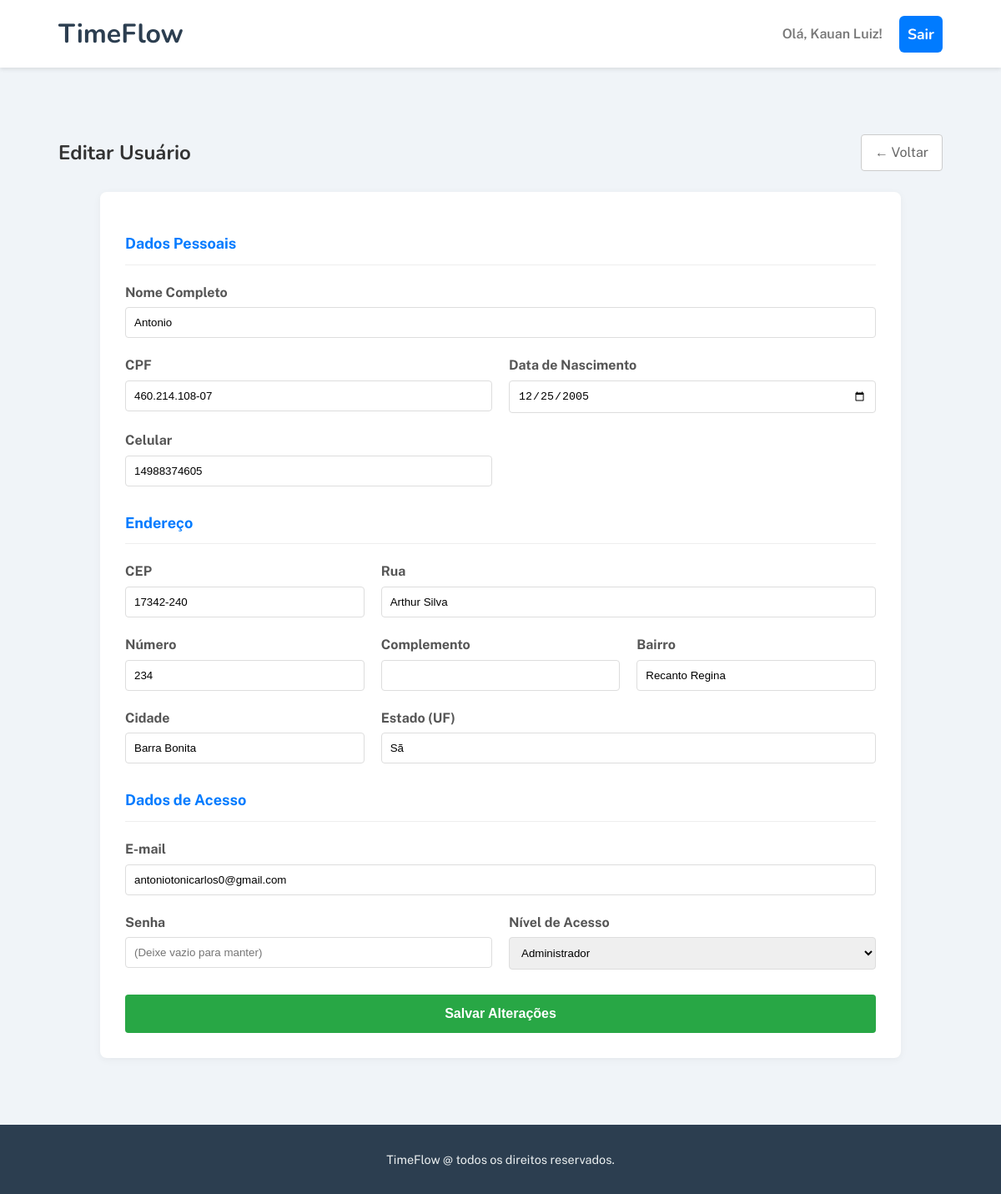
The app's page /public/usuarios/editar?id=3 (signed in) with its own data.
### tables this page shows
CREATE TABLE `usuarios` (
  `id_usuario` bigint(20) UNSIGNED NOT NULL,
  `nome` varchar(255) NOT NULL,
  `cpf` varchar(14) DEFAULT NULL,
  `data_nascimento` date DEFAULT NULL,
  `celular` varchar(20) DEFAULT NULL,
  `rua` varchar(255) DEFAULT NULL,
  `numero` varchar(10) DEFAULT NULL,
  `complemento` varchar(50) DEFAULT NULL,
  `bairro` varchar(255) DEFAULT NULL,
  `cidade` varchar(255) DEFAULT NULL,
  `cep` varchar(10) DEFAULT NULL,
  `estado` char(2) DEFAULT NULL,
  `email` varchar(255) NOT NULL,
  `nivel_de_acesso` enum('Administrador','Funcionário','Cliente') NOT NULL,
  `senha` varchar(255) NOT NULL,
  `created_at` timestamp NOT NULL DEFAULT current_timestamp(),
  `updated_at` timestamp NOT NULL DEFAULT current_timestamp() ON UPDATE current_timestamp(),
  `deleted_at` timestamp NULL DEFAULT NULL
);

### app/controllers/UsuarioController.php (called while the page is built, shortened)
<?php
class UsuarioController {
    public function editar() {
        $id = $_GET['id'] ?? null;
        $usuario = Usuario::buscarPorId($id);
        render('usuarios/form_usuarios.php', [
            'title' => 'Editar Usuário',
            'acao' => 'atualizar',
            'usuario' => $usuario
        ]);
    }
}

### app/Models/Usuario.php (called while the page is built, shortened)
<?php
class Usuario {
    public static function buscarPorId($id) {
        $pdo = Database::conectar();
        $stmt = $pdo->prepare("SELECT * FROM usuarios WHERE id_usuario = ?");
        $stmt->execute([$id]);
        return $stmt->fetch(PDO::FETCH_ASSOC);
    }
}

### app/Views/Usuarios/form_usuarios.php (the view, shortened to what this page needs)
<div style="display: flex; justify-content: space-between; align-items: center; margin-bottom: 25px;">
    <h1 style="margin: 0; color: #333; font-size: 24px;"><?php echo $title; ?></h1>
    <a href="../pagina-inicial" style="text-decoration: none; color: #666; border: 1px solid #ccc; padding: 8px 16px; border-radius: 4px; background-color: #fff;">← Voltar</a>
</div>
<div style="background: white; padding: 30px; border-radius: 8px; box-shadow: 0 2px 10px rgba(0,0,0,0.05); max-width: 900px; margin: 0 auto;">
    <form action="<?php echo $acao ?? 'salvar'; ?>" method="POST">
        <?php $id = $usuario['id_usuario'] ?? $usuario['id'] ?? ''; ?>
        <h3 style="border-bottom: 1px solid #eee; padding-bottom: 10px; margin-bottom: 20px; color: #007bff; font-size: 18px;">Dados Pessoais</h3>
        <div style="display: grid; grid-template-columns: 1fr 1fr; gap: 20px; margin-bottom: 30px;">
            <div style="grid-column: span 2;">
                <label style="display: block; margin-bottom: 5px; font-weight: bold; color: #555;">Nome Completo</label>
                <input type="text" name="nome" value="<?php echo $usuario['nome'] ?? ''; ?>" required
                       style="width: 100%; padding: 10px; border: 1px solid #ddd; border-radius: 4px; box-sizing: border-box;">
            </div>
            <div>
                <label style="display: block; margin-bottom: 5px; font-weight: bold; color: #555;">CPF</label>
                <input type="text" name="cpf" value="<?php echo $usuario['cpf'] ?? ''; ?>" placeholder="000.000.000-00"
                       style="width: 100%; padding: 10px; border: 1px solid #ddd; border-radius: 4px; box-sizing: border-box;">
            </div>
            <div>
                <label style="display: block; margin-bottom: 5px; font-weight: bold; color: #555;">Data de Nascimento</label>
                <input type="date" name="data_nascimento" value="<?php echo $usuario['data_nascimento'] ?? ''; ?>"
                       style="width: 100%; padding: 10px; border: 1px solid #ddd; border-radius: 4px; box-sizing: border-box;">
            </div>
            <div>
                <label style="display: block; margin-bottom: 5px; font-weight: bold; color: #555;">Celular</label>
                <input type="text" name="celular" value="<?php echo $usuario['celular'] ?? ''; ?>" placeholder="(00) 00000-0000"
                       style="width: 100%; padding: 10px; border: 1px solid #ddd; border-radius: 4px; box-sizing: border-box;">
            </div>
        </div>
        <h3 style="border-bottom: 1px solid #eee; padding-bottom: 10px; margin-bottom: 20px; color: #007bff; font-size: 18px;">Endereço</h3>
        <div style="display: grid; grid-template-columns: 1fr 1fr 1fr; gap: 20px; margin-bottom: 30px;">
            <div>
                <label style="display: block; margin-bottom: 5px; font-weight: bold; color: #555;">CEP</label>
                <input type="text" name="cep" id="cep" value="<?php echo $usuario['cep'] ?? ''; ?>" placeholder="00000-000"
                       style="width: 100%; padding: 10px; border: 1px solid #ddd; border-radius: 4px; box-sizing: border-box;">
            </div>
            <div style="grid-column: span 2;">
                <label style="display: block; margin-bottom: 5px; font-weight: bold; color: #555;">Rua</label>
                <input type="text" name="rua" id="rua" value="<?php echo $usuario['rua'] ?? ''; ?>"
                       style="width: 100%; padding: 10px; border: 1px solid #ddd; border-radius: 4px; box-sizing: border-box;">
            </div>
            <div>
                <label style="display: block; margin-bottom: 5px; font-weight: bold; color: #555;">Número</label>
                <input type="text" name="numero" value="<?php echo $usuario['numero'] ?? ''; ?>"
                       style="width: 100%; padding: 10px; border: 1px solid #ddd; border-radius: 4px; box-sizing: border-box;">
            </div>
            <div>
                <label style="display: block; margin-bottom: 5px; font-weight: bold; color: #555;">Complemento</label>
                <input type="text" name="complemento" value="<?php echo $usuario['complemento'] ?? ''; ?>"
                       style="width: 100%; padding: 10px; border: 1px solid #ddd; border-radius: 4px; box-sizing: border-box;">
            </div>
            <div>
                <label style="display: block; margin-bottom: 5px; font-weight: bold; color: #555;">Bairro</label>
                <input type="text" name="bairro" id="bairro" value="<?php echo $usuario['bairro'] ?? ''; ?>"
                       style="width: 100%; padding: 10px; border: 1px solid #ddd; border-radius: 4px; box-sizing: border-box;">
            </div>
            <div>
                <label style="display: block; margin-bottom: 5px; font-weight: bold; color: #555;">Cidade</label>
                <input type="text" name="cidade" id="cidade" value="<?php echo $usuario['cidade'] ?? ''; ?>"
                       style="width: 100%; padding: 10px; border: 1px solid #ddd; border-radius: 4px; box-sizing: border-box;">
            </div>
            <div style="grid-column: span 2;">
                <label style="display: block; margin-bottom: 5px; font-weight: bold; color: #555;">Estado (UF)</label>
                <input type="text" name="estado" id="estado" value="<?php echo $usuario['estado'] ?? ''; ?>" maxlength="2"
                       style="width: 100%; padding: 10px; border: 1px solid #ddd; border-radius: 4px; box-sizing: border-box;">
            </div>
        </div>
        <h3 style="border-bottom: 1px solid #eee; padding-bottom: 10px; margin-bottom: 20px; color: #007bff; font-size: 18px;">Dados de Acesso</h3>
        <div style="display: grid; grid-template-columns: 1fr 1fr; gap: 20px;">
            <div style="grid-column: span 2;">
                <label style="display: block; margin-bottom: 5px; font-weight: bold; color: #555;">E-mail</label>
                <input type="email" name="email" value="<?php echo $usuario['email'] ?? ''; ?>" required
                       style="width: 100%; padding: 10px; border: 1px solid #ddd; border-radius: 4px; box-sizing: border-box;">
            </div>
            <div>
                <label style="display: block; margin-bottom: 5px; font-weight: bold; color: #555;">Senha</label>
                <input type="password" name="senha" placeholder="<?php echo !empty($id) ? '(Deixe vazio para manter)' : ''; ?>"
                       <?php echo empty($id) ? 'required' : ''; ?>
                       style="width: 100%; padding: 10px; border: 1px solid #ddd; border-radius: 4px; box-sizing: border-box;">
            </div>
            <div>
                <label style="display: block; margin-bottom: 5px; font-weight: bold; color: #555;">Nível de Acesso</label>
                <select name="nivel_de_acesso" style="width: 100%; padding: 10px; border: 1px solid #ddd; border-radius: 4px; box-sizing: border-box;">
                    <?php $nivel = $usuario['nivel_de_acesso'] ?? 'Funcionário'; ?>
                    <option value="Administrador" <?php echo $nivel == 'Administrador' ? 'selected' : ''; ?>>Administrador</option>
                </select>
            </div>
        </div>
        <div style="margin-top: 30px;">
            <button type="submit" style="width: 100%; padding: 14px; background-color: #28a745; color: white; border: none; border-radius: 4px; font-size: 16px; font-weight: bold; cursor: pointer;">
                <?php echo ($acao ?? 'salvar') == 'salvar' ? 'Cadastrar Usuário' : 'Salvar Alterações'; ?>
            </button>
        </div>
    </form>
</div>

### public/css/styles.css (style rules this page uses)
body, h1, h2, p, ul, li, a { margin: 0; padding: 0; }
body { font-family: 'Public Sans', sans-serif; color: #333; background-color: #f9f9f9; line-height: 1.6; }
h1, h2 { font-family: 'Nunito', sans-serif; font-weight: 700; line-height: 1.1; }
a { text-decoration: none; color: inherit; }

### records on screen
usuarios: nome "Antonio", cpf "460.214.108-07", data_nascimento "12/25/2005", celular "14988374605", cep "17342-240", rua "Arthur Silva", numero "234", bairro "Recanto Regina", cidade "Barra Bonita", estado "Sã", email "antoniotonicarlos0@gmail.com"

### other values on screen
$_SESSION['usuario_nome'] "Kauan Luiz"
$title "Editar Usuário"
